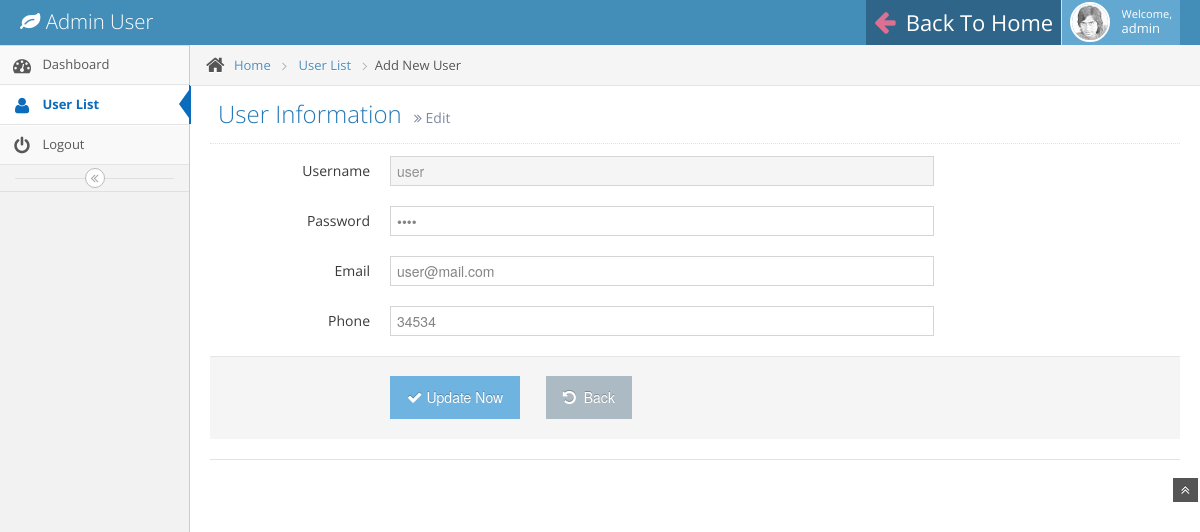
The app's page /admin/user_edit.php?id=37 (signed in) with its own data.
### tables this page shows
CREATE TABLE `users` (
  `id` int(200) NOT NULL AUTO_INCREMENT,
  `username` varchar(200) NOT NULL,
  `password` varchar(200) NOT NULL,
  `email` varchar(200) NOT NULL,
  `phone` varchar(250) NOT NULL,
  `user_level` int(20) NOT NULL DEFAULT '0',
  `created_date` timestamp NOT NULL DEFAULT CURRENT_TIMESTAMP,
  PRIMARY KEY (`id`)
);

### dbconnect.php (called while the page is built, shortened)
<?php
$table_User = 'users';

### admin/user_edit.php (the view, shortened to what this page needs)
<?php
include "../dbconnect.php";
include "header.php";
?>
<div class="main-content">
  <div class="breadcrumbs" id="breadcrumbs">
    <ul class="breadcrumb">
      <li> <i class="icon-home home-icon"></i> <a href="#">Home</a> <span class="divider"> <i class="icon-angle-right arrow-icon"></i> </span> </li>
      <li><a href="user_list.php">User List</a> <span class="divider"> <i class="icon-angle-right arrow-icon"></i> </span> </li>
      <li class="active">Add New User</li>
    </ul>
  </div>
  <div class="page-content">
   <?php   if($msg != ''){	echo $msg;}
   if(isset($_REQUEST['id'])){
	$id=$_REQUEST['id'];
	$select_query=mysql_query("select * from $table_User where id='$id'");
	$select_query_count=mysql_num_rows($select_query);
	if($select_query_count != 0){
	$select_query_row = mysql_fetch_array($select_query);
	$username_db=$select_query_row['username'];
	$password_db=$select_query_row['password'];
	$email_db=$select_query_row['email'];
	$phone_db=$select_query_row['phone'];
   ?>
     <div class="page-header position-relative">
      <h1> User Information <small> <i class="icon-double-angle-right"></i> Edit </small> </h1>
    </div>
    <div class="row-fluid">
      <div class="span12">
        <form class="form-horizontal" method="post" action="">
        <div class="control-group">
            <label for="username" class="control-label">Username</label>
            <div class="controls">
              <input type="text"  name="username" class="input-xxlarge"  required value="<?php echo $username_db;?>" readonly="readonly">
            </div>
          </div>
          <div class="control-group">
            <label for="password" class="control-label">Password</label>
            <div class="controls">
              <input type="password" name="password"  class="input-xxlarge"  required  value="<?php echo $password_db;?>" >
            </div>
          </div>
          <div class="control-group">
            <label for="email" class="control-label">Email</label>
            <div class="controls">
              <input type="email" name="email"  class="input-xxlarge"  value="<?php echo $email_db;?>" >
            </div>
          </div>
          <div class="control-group">
            <label for="phone" class="control-label">Phone</label>
            <div class="controls">
              <input type="text" name="phone"  class="input-xxlarge"  value="<?php echo $phone_db;?>" >
            </div>
          </div>
          <div class="form-actions">
            <button type="submit" class="btn btn-info" name="edit_submit"> <i class="icon-ok bigger-110"></i>Update Now </button>
            <a href="user_list.php">
            <button type="button" class="btn"> <i class="icon-undo bigger-110"></i> Back </button>
            </a>
          </div>
          <div class="hr"></div>
        </form>
      </div>
    </div>
  </div>
  <?php
	}
	}
  include"footer.php";?>

### records on screen
users: username "user", email "user@mail.com", phone "34534"

### other values on screen
$_SESSION['au_session_login_username'] "admin"
